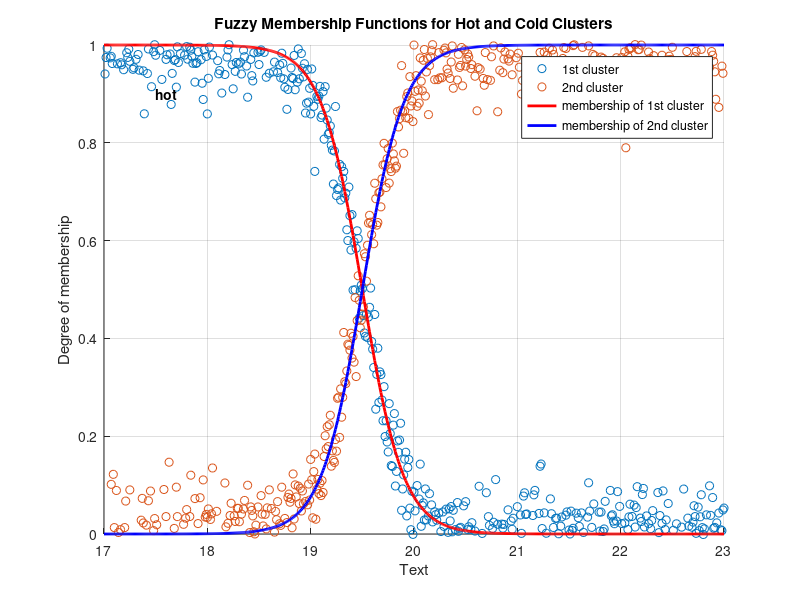

The MATLAB script that drew this image:
% MATLAB Code to Plot Membership Functions for External temperature.

% Temperature range
T = 17:0.01:23;

% Membership functions for hot and cold clusters
hot = 1 ./ (1 + exp(-5 * (19.5 - T)));
cold = 1 - hot;

% Sample noisy data points for each cluster
hot_cluster = hot + 0.05 * randn(size(T));
cold_cluster = cold + 0.05 * randn(size(T));

% Plotting the data points
figure;
scatter(T, hot_cluster, 'r*'); hold on;
scatter(T, cold_cluster, 'b*');

% Plotting the membership functions
plot(T, hot, 'r-', 'LineWidth', 2);
plot(T, cold, 'b-', 'LineWidth', 2);

% Labels and Legends
xlabel('Text');
ylabel('Degree of membership');
title('Fuzzy Membership Functions for Hot and Cold Clusters');
legend('1st cluster', '2nd cluster', 'membership of 1st cluster', 'membership of 2nd cluster', 'Location', 'Best');

grid on;
axis([17 23 0 1]);

% Annotating 'hot' and 'cold' regions
text(17.5, 0.9, 'hot', 'FontWeight', 'bold');
text(21.5, 0.9, 'cold', 'FontWeight', 'bold');
